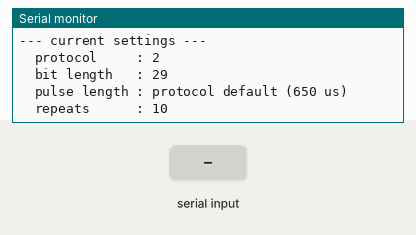
Bench run of a program on a simulated ESP32-S3. Shown: the last lines printed to the serial monitor. The test bench sets the inputs (shaded band).

Above: at 1.7 s.
1.8 s: "90,45\n" received over Serial
At 3.0 s:
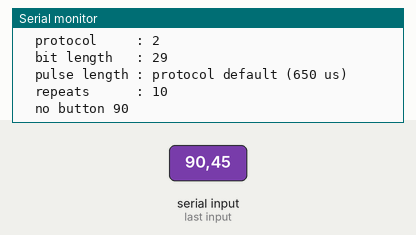
3.3 s: "5\n" received over Serial
At 4.9 s:
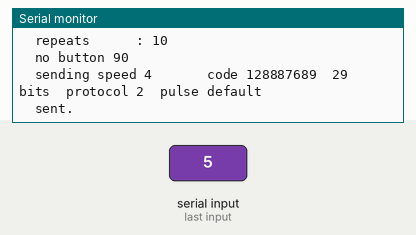
5.2 s: "1,90\n" received over Serial
At 5.48 s:
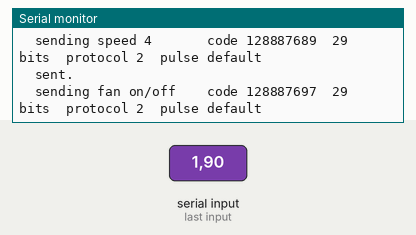
6.7 s: "p90\n" received over Serial
At 7.9 s:
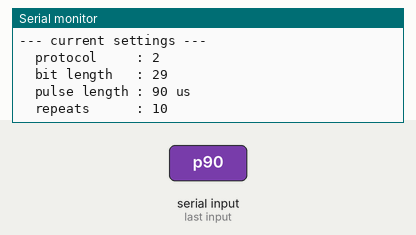
8.2 s: "1,90,45\n" received over Serial
At 8.48 s:
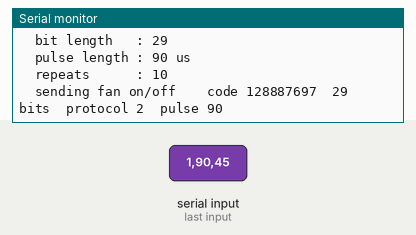
9.7 s: "b90\n" received over Serial
At 10.2 s:
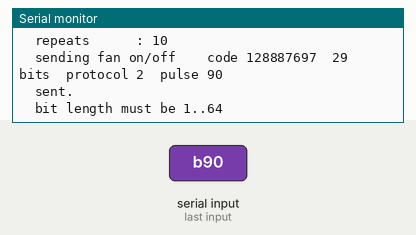
Timing chart, 0 to 12.2 s (numbered marks = the images above; inputs shaded):
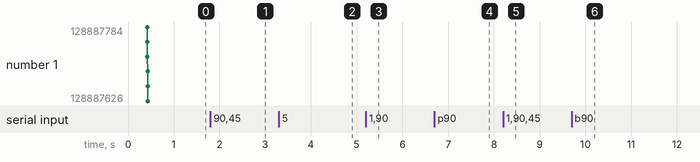

Measured:
- after the input at 1.8 s, the serial monitor: prints a new line at once (image 1)
- after the input at 3.3 s, the serial monitor: prints a new line at once (image 2)
- after the input at 5.2 s, the serial monitor: prints a new line at once (image 3)
- after the input at 6.7 s, the serial monitor: prints a new line at once (image 4)
- after the input at 8.2 s, the serial monitor: prints a new line at once (image 5)
- after the input at 9.7 s, the serial monitor: prints a new line at once (image 6)

The program:

main.cpp
```cpp
// ============================================================
// RF LEARN - TEST 005  (transmit, ESP32-S3 DevKitC-1)
// ============================================================
//
// Westinghouse SQ19D-F20 ceiling fan - replay of the 14 captured codes.
// Board: ESP32-S3-DevKitC-1 N16R8.
//
// WHAT CHANGED vs TEST 004
//   Nothing in this file except the test number. platformio.ini adds
//   monitor_rts = 0 and monitor_dtr = 0, so opening the serial monitor
//   stops dropping the board into ROM download mode.
//
// WHAT CHANGED IN TEST 004 vs TEST 003
//   Nothing in this file except the test number. The real change is in
//   platformio.ini: ARDUINO_USB_CDC_ON_BOOT goes 1 -> 0, so Serial comes
//   out of UART0 (the CP2102 port, COM6) instead of the native USB port.
//   TEST 003 booted correctly - the banner was just going to the other
//   connector.
//
// WHAT CHANGED IN TEST 003 vs TEST 002
//   TEST 002 targeted the classic ESP32 and put the transmitter on
//   GPIO 26. On the S3 that pin does not exist as a free GPIO - 26..32
//   are wired to the SPI flash, and on an N16R8 part 33..37 are eaten
//   by the octal PSRAM. Moved to GPIO 10, which is free and is also
//   outside the proposed bedbox_ira pin map (4,5,6,7,15,21,38,39 for
//   motors, 16,17,18 for the SP3485), so nothing collides later.
//
// WIRING
//   FS1000A  VCC  -> 5V
//   FS1000A  GND  -> GND        (must be common with the ESP32)
//   FS1000A  DATA -> GPIO 10
//   FS1000A  ANT  -> 17.3 cm straight solid copper wire
//
// NOTHING HERE IS CONFIRMED ON HARDWARE.
// Pulse length and bit length are both still open questions - that is
// exactly why they are runtime settings and not #defines. Sweep them.
//
// ============================================================

#include <Arduino.h>
#include <RCSwitch.h>

#define TEST_NUMBER 5

// ------------------------------------------------------------
// Configuration
// ------------------------------------------------------------

const int TX_PIN = 10;

// Starting point, all three provisional:
int  gProtocol    = 2;     // what RCSwitch reported on receive
int  gBitLength   = 29;    // what RCSwitch reported - possibly wrong
int  gPulseLength = 0;     // 0 = use the protocol's own default (650 us)
int  gRepeats     = 10;    // frames per press

RCSwitch tx = RCSwitch();

// ------------------------------------------------------------
// The 14 captured codes
// Captured 24 Aug 2026. Protocol 2, 29 bits, pulse ~605 or ~678 us.
// The first 20 bits are identical in all of them - that is the
// remote's address:  0011 1101 0111 0101 0101
// ------------------------------------------------------------

struct Button {
  const char *name;
  unsigned long code;
};

const Button BUTTON[] = {
  { "fan on/off",  128887697UL },
  { "speed 1",     128887784UL },
  { "speed 2",     128887752UL },
  { "speed 3",     128887721UL },
  { "speed 4",     128887689UL },
  { "speed 5",     128887658UL },
  { "speed 6",     128887626UL },
  { "lamp on/off", 128887477UL },
  { "timer 1h",    128887445UL },
  { "timer 2h",    128887351UL },
  { "timer 4h",    128887414UL },
  { "timer 8h",    128887634UL },
  { "reverse",     128887595UL },
  { "waves",       128887563UL },
};

const int BUTTON_COUNT = sizeof(BUTTON) / sizeof(BUTTON[0]);

// ------------------------------------------------------------
// Apply the current settings to the transmitter
//
// Order matters. setProtocol() resets the pulse length to that
// protocol's default, so any custom pulse length must be applied
// AFTER it, never before.
// ------------------------------------------------------------

void applySettings() {
  tx.setProtocol(gProtocol);
  if (gPulseLength > 0) {
    tx.setPulseLength(gPulseLength);
  }
  tx.setRepeatTransmit(gRepeats);
}

void printSettings() {
  Serial.println();
  Serial.println(F("--- current settings ---"));
  Serial.printf("  protocol     : %d\n", gProtocol);
  Serial.printf("  bit length   : %d\n", gBitLength);
  if (gPulseLength > 0) {
    Serial.printf("  pulse length : %d us\n", gPulseLength);
  } else {
    Serial.println(F("  pulse length : protocol default (650 us)"));
  }
  Serial.printf("  repeats      : %d\n", gRepeats);
  Serial.println();
}

void printMenu() {
  Serial.println();
  Serial.println(F("=================================================="));
  Serial.println(F(" RF LEARN - TEST 005 - transmit"));
  Serial.println(F("=================================================="));
  Serial.println(F(" Buttons - type the number and press Enter:"));
  for (int i = 0; i < BUTTON_COUNT; i++) {
    Serial.printf("   %2d  %-12s  %lu\n", i + 1, BUTTON[i].name, BUTTON[i].code);
  }
  Serial.println();
  Serial.println(F(" Settings:"));
  Serial.println(F("   p605 p650 p678   set pulse length in us"));
  Serial.println(F("   p0               back to protocol default"));
  Serial.println(F("   b29  b24  b19    set bit length"));
  Serial.println(F("   t1   t2   t3     set protocol"));
  Serial.println(F("   r10  r20         set repeat count"));
  Serial.println(F("   s                show settings"));
  Serial.println(F("   ?                show this menu"));
  Serial.println();
  Serial.println(F(" Sweep order if nothing happens:"));
  Serial.println(F("   p650 -> p605 -> p678, trying button 1 after each."));
  Serial.println(F("   Then b24, and repeat the three pulse lengths."));
  Serial.println(F("=================================================="));
  printSettings();
}

// ------------------------------------------------------------

void sendButton(int index) {
  if (index < 1 || index > BUTTON_COUNT) {
    Serial.printf("  no button %d\n", index);
    return;
  }
  const Button &b = BUTTON[index - 1];

  applySettings();

  Serial.printf("  sending %-12s  code %lu  %d bits  protocol %d  pulse %s\n",
                b.name, b.code, gBitLength, gProtocol,
                gPulseLength > 0 ? String(gPulseLength).c_str() : "default");

  tx.send(b.code, gBitLength);

  Serial.println(F("  sent."));
}

// ------------------------------------------------------------

void handleLine(String line) {
  line.trim();
  if (line.length() == 0) return;

  char c = line.charAt(0);

  // a bare number = send that button
  if (c >= '0' && c <= '9') {
    sendButton(line.toInt());
    return;
  }

  int value = line.substring(1).toInt();

  switch (c) {
    case 'p':
      gPulseLength = value;
      Serial.printf("  pulse length -> %d\n", gPulseLength);
      printSettings();
      break;

    case 'b':
      if (value < 1 || value > 64) {
        Serial.println(F("  bit length must be 1..64"));
        break;
      }
      gBitLength = value;
      Serial.printf("  bit length -> %d\n", gBitLength);
      printSettings();
      break;

    case 't':
      if (value < 1 || value > 12) {
        Serial.println(F("  protocol must be 1..12"));
        break;
      }
      gProtocol = value;
      // changing protocol drops any custom pulse length
      gPulseLength = 0;
      Serial.printf("  protocol -> %d  (pulse length reset to default)\n", gProtocol);
      printSettings();
      break;

    case 'r':
      if (value < 1 || value > 100) {
        Serial.println(F("  repeats must be 1..100"));
        break;
      }
      gRepeats = value;
      Serial.printf("  repeats -> %d\n", gRepeats);
      printSettings();
      break;

    case 's':
      printSettings();
      break;

    case '?':
      printMenu();
      break;

    default:
      Serial.println(F("  unknown command. type ? for the menu."));
      break;
  }
}

// ------------------------------------------------------------

void setup() {
  Serial.begin(115200);
  delay(400);

  Serial.println();
  Serial.println(F("=== RF LEARN - TEST 005 - transmit ==="));

  tx.enableTransmit(TX_PIN);
  applySettings();

  Serial.printf("transmitter on GPIO %d\n", TX_PIN);
  printMenu();
}

void loop() {
  static String line = "";

  while (Serial.available()) {
    char c = (char)Serial.read();
    if (c == '\n' || c == '\r') {
      if (line.length() > 0) {
        handleLine(line);
        line = "";
      }
    } else if (line.length() < 32) {
      line += c;
    }
  }
}

// ============================================================
// END OF FILE - RF LEARN - TEST 005 (transmit, ESP32-S3 DevKitC-1)
// ============================================================
```
